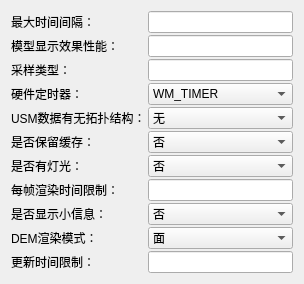
              <widget class="QWidget" name="page_3">
               <property name="geometry">
                <rect>
                 <x>0</x>
                 <y>0</y>
                 <width>259</width>
                 <height>260</height>
                </rect>
               </property>
               <attribute name="label">
                <string>渲染</string>
               </attribute>
               <layout class="QVBoxLayout" name="verticalLayout_11">
                <item>
                 <layout class="QGridLayout" name="gridLayout_3">
                  <property name="spacing">
                   <number>2</number>
                  </property>
                  <item row="0" column="0">
                   <widget class="QLabel" name="label_13">
                    <property name="text">
                     <string>最大时间间隔：</string>
                    </property>
                   </widget>
                  </item>
                  <item row="0" column="1">
                   <widget class="QLineEdit" name="maxFPSEdit">
                    <property name="toolTip">
                     <string>最大的时间间隔，主要用在定时器中，间隔多久发生一个事件</string>
                    </property>
                    <property name="text">
                     <string/>
                    </property>
                    <property name="alignment">
                     <set>Qt::AlignCenter</set>
                    </property>
                   </widget>
                  </item>
                  <item row="1" column="0">
                   <widget class="QLabel" name="label_14">
                    <property name="text">
                     <string>模型显示效果性能：</string>
                    </property>
                   </widget>
                  </item>
                  <item row="1" column="1">
                   <widget class="QLineEdit" name="computerPerformanceEdit">
                    <property name="toolTip">
                     <string>模型的性能高低中，即显示效果，包括low、normal、high</string>
                    </property>
                    <property name="text">
                     <string/>
                    </property>
                    <property name="alignment">
                     <set>Qt::AlignCenter</set>
                    </property>
                   </widget>
                  </item>
                  <item row="2" column="0">
                   <widget class="QLabel" name="label_15">
                    <property name="text">
                     <string>采样类型：</string>
                    </property>
                   </widget>
                  </item>
                  <item row="2" column="1">
                   <widget class="QLineEdit" name="mutilSampleTypeEdit">
                    <property name="toolTip">
                     <string>采样类型，一般为4、8、16</string>
                    </property>
                    <property name="text">
                     <string/>
                    </property>
                    <property name="alignment">
                     <set>Qt::AlignCenter</set>
                    </property>
                   </widget>
                  </item>
                  <item row="3" column="0">
                   <widget class="QLabel" name="label_16">
                    <property name="text">
                     <string>硬件定时器：</string>
                    </property>
                   </widget>
                  </item>
                  <item row="3" column="1">
                   <widget class="QComboBox" name="hardwareTimerComboBox">
                    <property name="toolTip">
                     <string>时器类型，0 WM_TIMER，1 HARDWARE_TIMER</string>
                    </property>
                    <item>
                     <property name="text">
                      <string>WM_TIMER</string>
                     </property>
                    </item>
                    <item>
                     <property name="text">
                      <string>HANDWARE_TIMER</string>
                     </property>
                    </item>
                   </widget>
                  </item>
                  <item row="4" column="0">
                   <widget class="QLabel" name="label_17">
                    <property name="text">
                     <string>USM数据有无拓扑结构：</string>
                    </property>
                   </widget>
                  </item>
                  <item row="4" column="1">
                   <widget class="QComboBox" name="generateTopologicComboBox">
                    <property name="toolTip">
                     <string>usm数据有无拓扑信息，一般设为无</string>
                    </property>
                    <item>
                     <property name="text">
                      <string>无</string>
                     </property>
                    </item>
                    <item>
                     <property name="text">
                      <string>有</string>
                     </property>
                    </item>
                   </widget>
                  </item>
                  <item row="5" column="0">
                   <widget class="QLabel" name="label_18">
                    <property name="text">
                     <string>是否保留缓存：</string>
                    </property>
                   </widget>
                  </item>
                  <item row="5" column="1">
                   <widget class="QComboBox" name="remainRawBufferComboBox">
                    <property name="toolTip">
                     <string>是否保留缓存，一般设为否</string>
                    </property>
                    <item>
                     <property name="text">
                      <string>否</string>
                     </property>
                    </item>
                    <item>
                     <property name="text">
                      <string>是</string>
                     </property>
                    </item>
                   </widget>
                  </item>
                  <item row="6" column="0">
                   <widget class="QLabel" name="label_20">
                    <property name="text">
                     <string>是否有灯光：</string>
                    </property>
                   </widget>
                  </item>
                  <item row="6" column="1">
                   <widget class="QComboBox" name="lightEnableComboBox">
                    <property name="toolTip">
                     <string>是否开启灯光功能，暂时只针对管道，一般设为开启</string>
                    </property>
                    <item>
                     <property name="text">
                      <string>否</string>
                     </property>
                    </item>
                    <item>
                     <property name="text">
                      <string>是</string>
                     </property>
                    </item>
                   </widget>
                  </item>
                  <item row="7" column="0">
                   <widget class="QLabel" name="label_5">
                    <property name="text">
                     <string>每帧渲染时间限制：</string>
                    </property>
                   </widget>
                  </item>
                  <item row="7" column="1">
                   <widget class="QLineEdit" name="maxFrameTimeEdit">
                    <property name="toolTip">
                     <string>每一帧渲染时间限制</string>
                    </property>
                    <property name="alignment">
                     <set>Qt::AlignCenter</set>
                    </property>
                   </widget>
                  </item>
                  <item row="8" column="0">
                   <widget class="QLabel" name="label_19">
                    <property name="text">
                     <string>是否显示小信息：</string>
                    </property>
                   </widget>
                  </item>
                  <item row="8" column="1">
                   <widget class="QComboBox" name="debugModeComboBox">
                    <property name="toolTip">
                     <string>是否开启debug模式，显示小信息，一般设为否</string>
                    </property>
                    <item>
                     <property name="text">
                      <string>否</string>
                     </property>
                    </item>
                    <item>
                     <property name="text">
                      <string>是</string>
                     </property>
                    </item>
                   </widget>
                  </item>
                  <item row="9" column="0">
                   <widget class="QLabel" name="label_53">
                    <property name="text">
                     <string>DEM渲染模式：</string>
                    </property>
                   </widget>
                  </item>
                  <item row="9" column="1">
                   <widget class="QComboBox" name="terrainRenderModeComboBox">
                    <property name="toolTip">
                     <string>DEM渲染模式的选择，分为面、网格</string>
                    </property>
                    <item>
                     <property name="text">
                      <string>面</string>
                     </property>
                    </item>
                    <item>
                     <property name="text">
                      <string>网格</string>
                     </property>
                    </item>
                   </widget>
                  </item>
                  <item row="10" column="0">
                   <widget class="QLabel" name="label_54">
                    <property name="text">
                     <string>更新时间限制：</string>
                    </property>
                   </widget>
                  </item>
                  <item row="10" column="1">
                   <widget class="QLineEdit" name="updateIntervalEdit">
                    <property name="toolTip">
                     <string>更新时间限制，时间越大更新越慢</string>
                    </property>
                    <property name="alignment">
                     <set>Qt::AlignCenter</set>
                    </property>
                   </widget>
                  </item>
                 </layout>
                </item>
               </layout>
              </widget>
